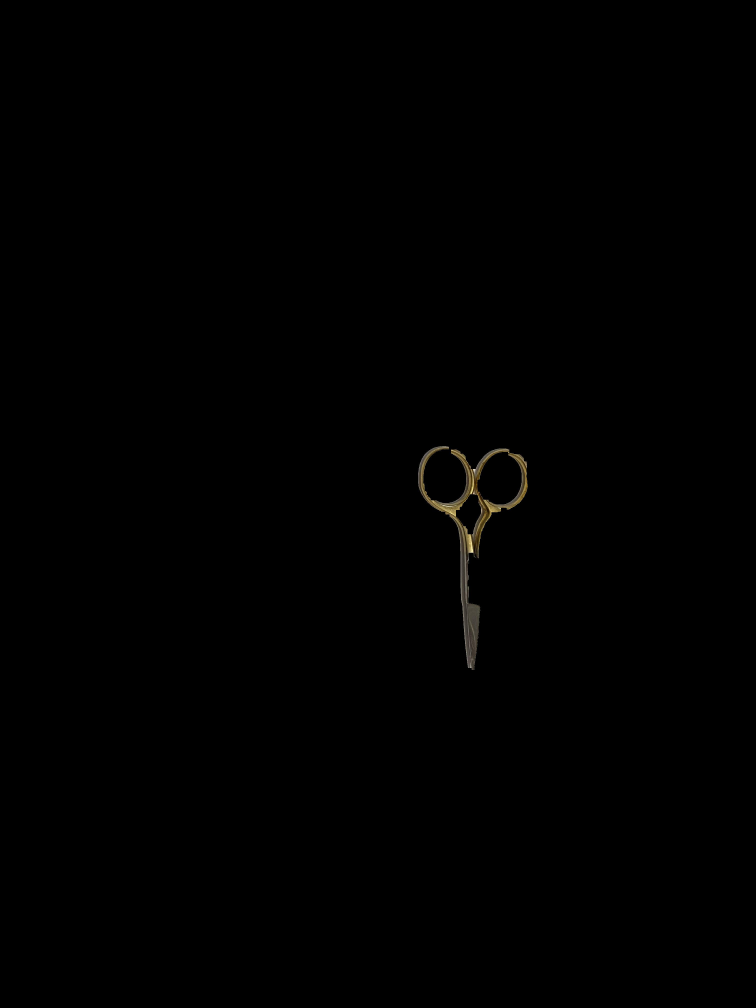
#> input picture 0.jpg, 3024 x 4032 px (shown at 1/4 size)
$ python -i placer.py   (imports and definitions only)
#> lines starting #> are read from the running program, lines starting #| are printed output that depends on the picture; after the words box and inside, x2 and y2 are one past the last pixel; in counts of white or black regions, pixels touching at a corner belong together
#> in run, image is the input picture: shape (4032, 3024, 3); mean B, G, R 0.3, 0.5, 0.6
import cv2
import numpy as np
import shapely.ops as so
from shapely.validation import make_valid
import matplotlib.pyplot as plt
from shapely.geometry import Polygon, LineString
from shapely.affinity import translate, rotate

MIN_AREA = 1000  # площадь, меньше которой обнаруженные маски будут считаться дефектными


def get_edges(image):
    """
    Обнаруживаем границы изображения с помощью детектора Кэнни и морфологических операций
    """
    gray = cv2.cvtColor(image, cv2.COLOR_BGR2GRAY)
    blur = cv2.GaussianBlur(gray, (1, 1), 0)
    edged = cv2.Canny(blur, 100, 400)
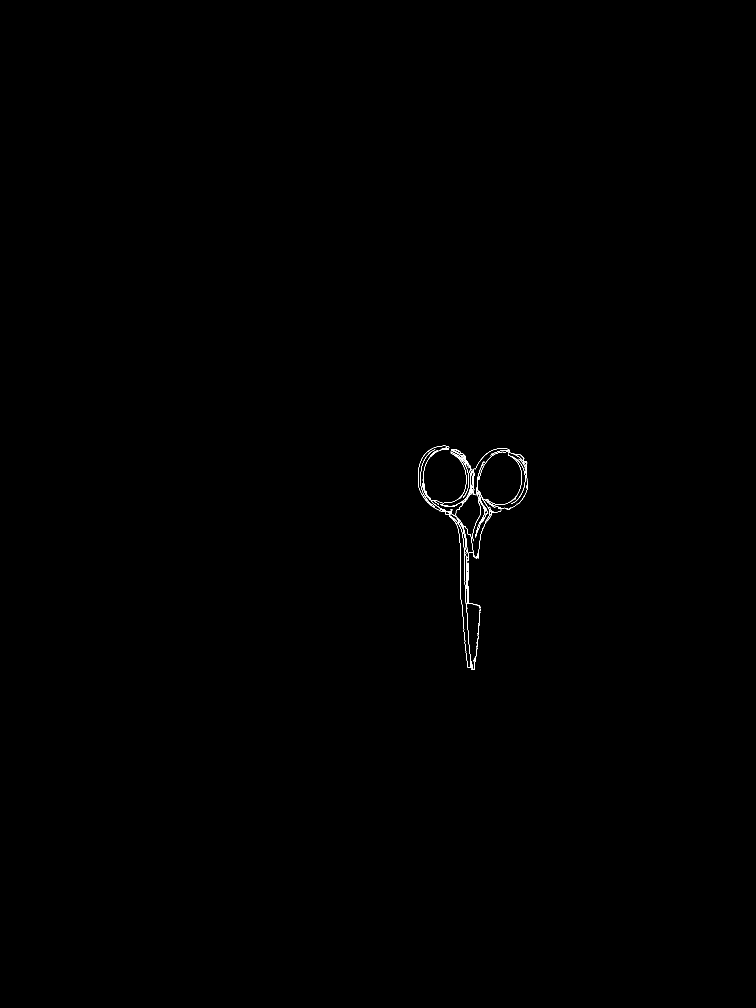
#> edged: shape (4032, 3024) (shown at 1/4 size); 0.08% white in thin lines or dots, all inside (x1, y1, x2, y2) = (1672, 1783, 2112, 2680)
    kernel = cv2.getStructuringElement(cv2.MORPH_RECT, (7, 7))
    return cv2.morphologyEx(edged, cv2.MORPH_CLOSE, kernel)
#> returned value: shape (4032, 3024); 0.21% white; 1 white region


def get_contours(image):
    """
    Строим контуры на изображении
    """
    closed = get_edges(image)
    contours, _ = cv2.findContours(closed,
                                   cv2.RETR_EXTERNAL,
                                   cv2.CHAIN_APPROX_SIMPLE)
#> contours = 1 contour; box (x1, y1, x2, y2) and area: (1672, 1783, 2112, 2680) 103568
    return contours


def place_object(poly, obj, placed_objects,
                 field_size,
                 shift_step=10,
                 rotate_step=10,
                 min_degree=0,
                 max_degree=180):
    """
    Функция размещения объектов во многоугольнике
    """
    min_x, min_y = -int(obj.centroid.x), -int(obj.centroid.y)
    max_x, max_y = np.array(field_size) - np.array([int(obj.centroid.x), int(obj.centroid.y)])
    intersect_placed = True
    # проходим по х-координатам
    for dx in range(min_x, max_x, shift_step):
        # проходим по у-координатам
        for dy in range(min_y, max_y, shift_step):
            translated = translate(obj, dx, dy)
            # вращаем предмет вокруг себя
            for dr in range(min_degree, max_degree, rotate_step):
                rotated = rotate(translated, -dr, origin='centroid')
                # проверяем помещается ли многоугольник в объект
                if poly.contains(rotated):
                    intersect_placed = False
                for placed in placed_objects:
                    # если объект пересекается с другими размещенным объектом
                    # место во многоугольнике не найдено
                    if placed.intersection(rotated).area > 0:
                        intersect_placed = True
                        break
                # если все хорошо, то добавляем его в массив размещенных объектов
                if not intersect_placed:
                    placed_objects.append(rotated)
                    return True
    return False


def check_diameter(radius, polygon_index):
    """
    Функция проверяет, вмещается ли предмет во многоугольник по габаритам
    """
    for i in range(len(radius)):
        if radius[i] > radius[polygon_index]:
            return False
    return True


def check_area(areas, polygon_index):
    """
    Функция проверяет, вмещаются ли предметы во многоугольник по площади
    """
    sum_obj_area = sum(areas)
    if sum_obj_area < 2 * areas[polygon_index]:
        return True
    return False


def plot_image(contours, image):
    """
    Отображаем изображение с масками на многоугольниках и предметах, а также контурах
    """
    new_image = image.copy()
    for cnt in contours:
        area = cv2.contourArea(cnt)
        if area > MIN_AREA:
            approx = cv2.approxPolyDP(cnt, 0.000001 * cv2.arcLength(cnt, True), True)
            cv2.drawContours(new_image, [approx], 0, (0, 0, 0), 10)
            cv2.fillPoly(new_image, pts=[approx], color=(255, 255, 255))
    ret, thresh = cv2.threshold(new_image, 254, 255, cv2.THRESH_BINARY)
    images = [image, new_image, thresh]
    titles = ['Исходное изображение', 'Изображение с контурами', 'Бинарное изображение']
    for i in range(3):
        plt.subplot(3, 1, i + 1), plt.imshow(images[i], vmin=0, vmax=255)
        plt.title(titles[i])
        plt.xticks([]), plt.yticks([])
    plt.show()


def run(image_path: str, shift_step=10, rotate_step=5):
    """
    Общая функция, которая обрабатывает полученное изображение и запускает алгоритм расстановки
    """
    if image_path.endswith(".png") or image_path.endswith(".jpg") or image_path.endswith(".jpeg"):
        polys = []
        areas = []
        radius = []
        image = cv2.imread(image_path)
        # сортируем предметы в порядке убывания
        contours = sorted(get_contours(image), key=lambda x: cv2.contourArea(x), reverse=True)
        for cnt in contours:
            area = cv2.contourArea(cnt)
            if area > MIN_AREA:
                (_, _), r = cv2.minEnclosingCircle(cnt)
                radius.append(2.0 * r)
                areas.append(area)
                polys.append(cv2.approxPolyDP(cnt, 0.000001 * cv2.arcLength(cnt, True), True))
#> this loop made 1 pass
#> (area, r) on pass 1: (103568.5, 455.7)
#> after the loop, areas = [103568.5]; polys has the same summary as contours in get_contours; radius = [911.5]
        # находим многоугольник по наименьшей у-координате
        polygon_index = np.argmin([np.min(p[:, 0, 1]) for p in polys])
#> polygon_index = 0
        objects = list(map(lambda x: Polygon(x[:, 0, :]),
                           polys[0:polygon_index] + polys[polygon_index + 1:]))
#> objects = []
        polygon = Polygon(polys[polygon_index][:, 0, :])
        # проверяем на вместимость по габаритам
        areas_fit = check_area(areas, polygon_index)
#> in check_area, `sum_obj_area = sum(areas)`: sum_obj_area = 103568.5
#> areas_fit = True

        # и по площади
        diameter_fit = check_diameter(radius, polygon_index)
#> the loop in check_diameter, `for i in range(len(radius)):` made 1 pass
#> diameter_fit = True
        plot_image(contours, image)
#> the loop in plot_image, `for cnt in contours:` made 1 pass
#> in plot_image, `ret, thresh = cv2.threshold(new_image, 254, 255, cv2.THRESH_BINARY)`:
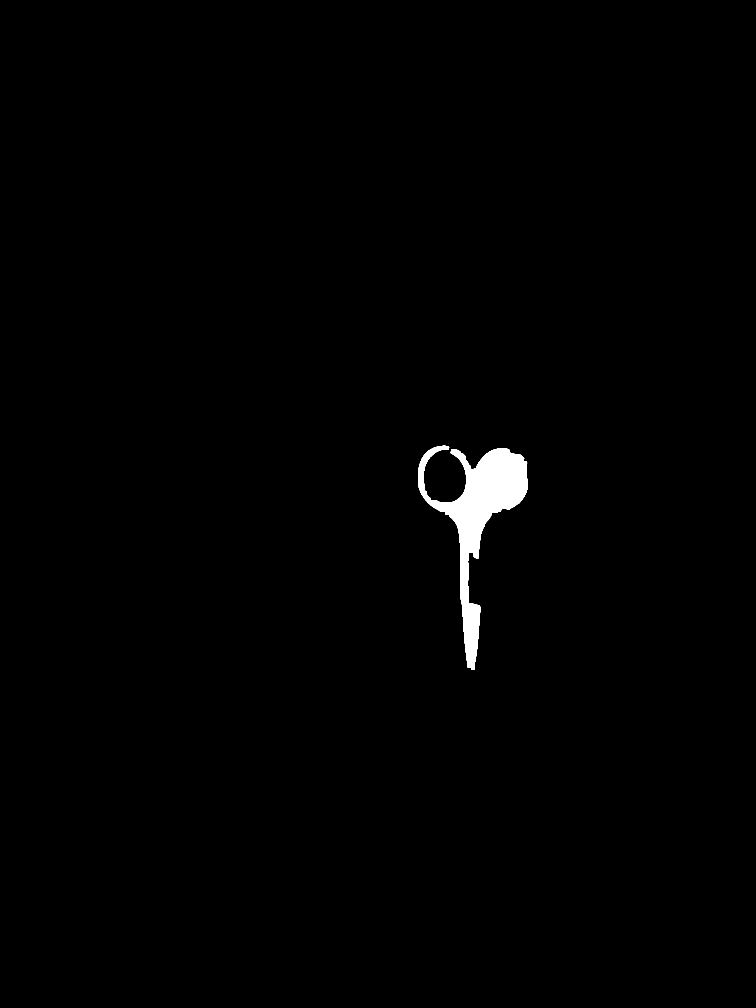
#> thresh: shape (4032, 3024, 3) (shown at 1/4 size); 0.86% white; 1 white region, box (x1, y1, x2, y2) and area: (1672, 1783, 2112, 2680) 105086
#> in plot_image, `plt.show()`:
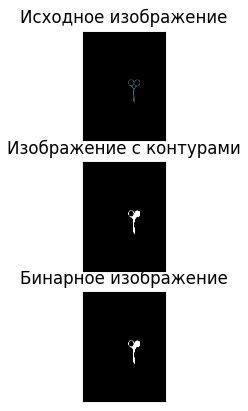
#> figure drawn by matplotlib, 3 panels; B, G, R data is drawn as R, G, B
        result = False
        height, width = image.shape[:2]
#> height = 4032; width = 3024
        # если элементарные проверки пройдены
        if areas_fit and diameter_fit:
            placed_objects = []
            can_fit = True
            for obj in objects:
                # запускаем алгоритм упаковки
                result = place_object(polygon,
                                      make_valid(obj),
                                      placed_objects,
                                      (height, width),
                                      shift_step=shift_step,
                                      rotate_step=rotate_step,
                                      min_degree=0,
                                      max_degree=180)
                if not result:
                    can_fit = False
                    break
#> this loop made 0 passes
            if can_fit:
                plot_placed_objects(placed_objects, polygon)
        return result
    return "Указан неверный путь к изображению"


def plot_placed_objects(placed_objects, polygon):
    """
    Рисуем размещенные предметы
    """
    objs = [obj for obj in placed_objects]
    new_shape = so.unary_union(objs)
    fig, axs = plt.subplots()
    axs.set_aspect('equal', 'datalim')
    if type(new_shape) == Polygon:
        xs, ys = new_shape.exterior.xy
        axs.fill(xs, ys, alpha=1, fc='r', ec='none')
    else:
        for geom in new_shape.geoms:
            if type(geom) == LineString:
                xs, ys = geom.xy
                axs.fill(xs, ys, alpha=1, fc='r', ec='none')
            else:
                xs, ys = geom.exterior.xy
                axs.fill(xs, ys, alpha=1, fc='r', ec='none')
    plt.rcParams["figure.figsize"] = [10.00, 10.00]
    plt.rcParams["figure.autolayout"] = True
    x, y = polygon.exterior.xy
    plt.plot(x, y, c="black")
    plt.show()
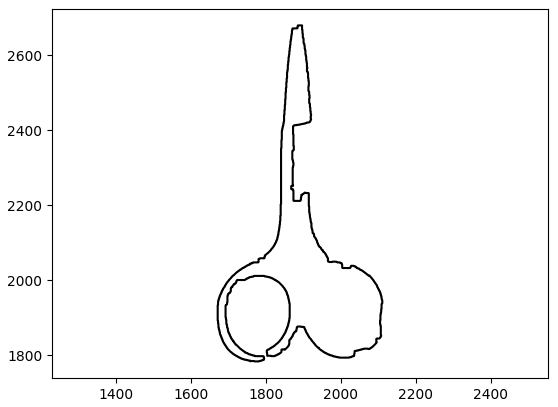
#> figure drawn by matplotlib, 1 panel

>>> result = run('../0.jpg')

$ run again, on 1.jpg
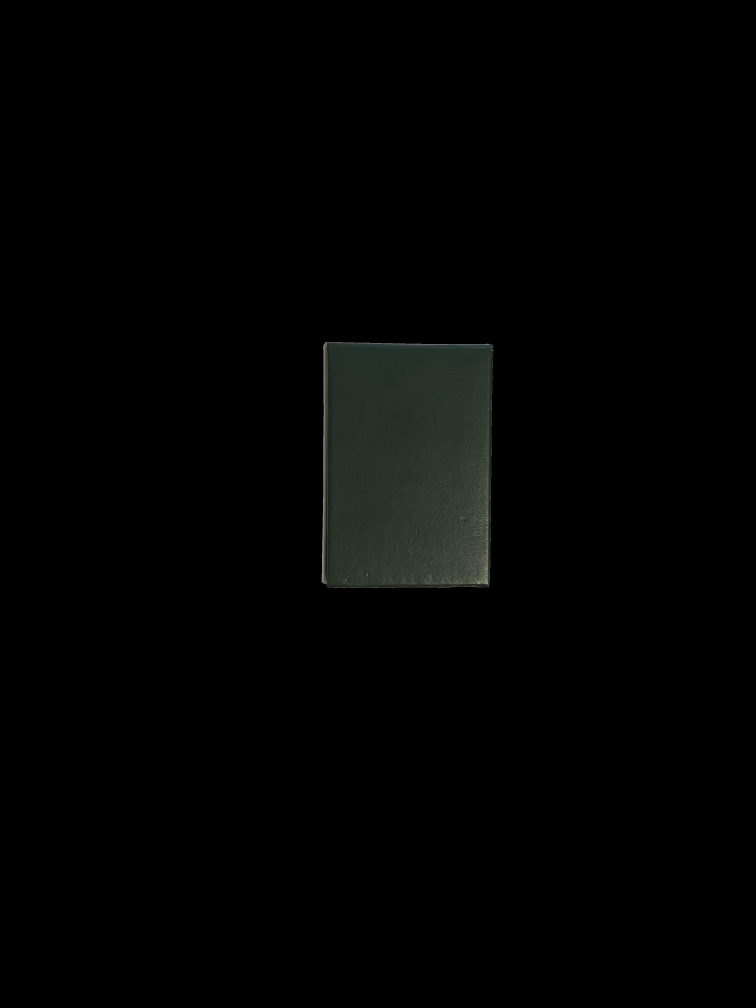
#> input picture 1.jpg, 3024 x 4032 px (shown at 1/4 size)
#> in run, image is the input picture: shape (4032, 3024, 3); mean B, G, R 2.5, 3, 2.5
#> in get_edges, `edged = cv2.Canny(blur, 100, 400)`:
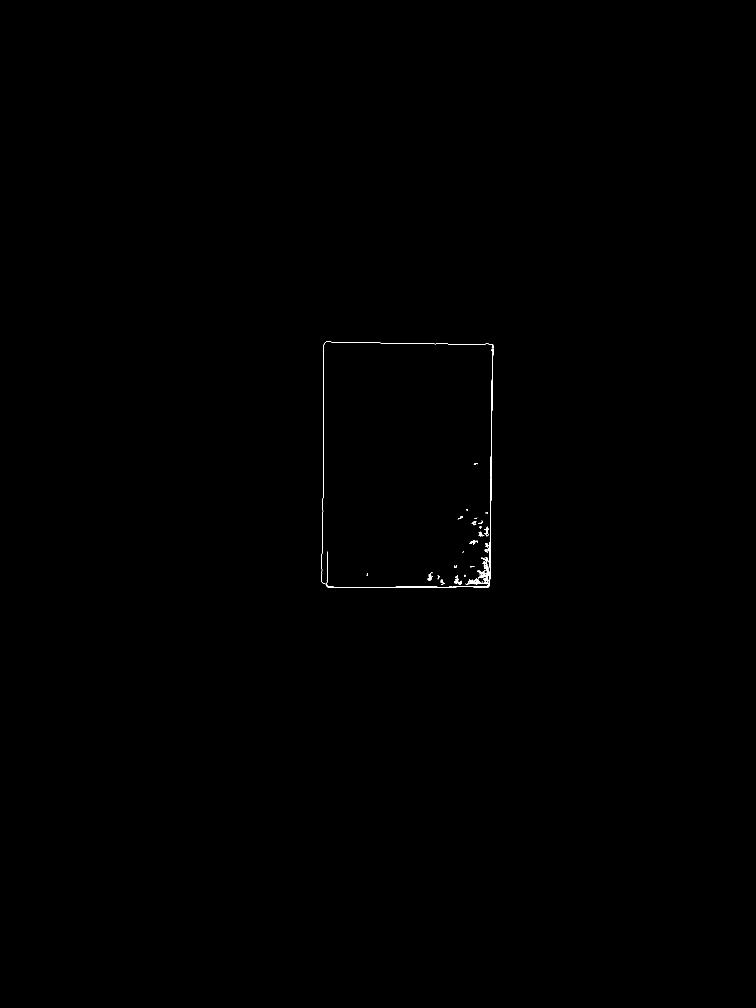
#> edged: shape (4032, 3024) (shown at 1/4 size); 0.06% white in thin lines or dots, all inside (x1, y1, x2, y2) = (1286, 1367, 1975, 2352)
#> in get_contours, `contours, _ = cv2.findContours(closed, cv2.RETR_EXTERNAL, cv2.CHAIN_AP..`: contours = 1 contour; box (x1, y1, x2, y2) and area: (1286, 1367, 1975, 2352) 657801
#> the loop in run, `for cnt in contours:` made 1 pass
#> (area, r) on pass 1: (657801, 588.7)
#> after the loop in run, `for cnt in contours:`: areas = [657801]; polys has the same summary as contours in get_contours; radius = [1177.4]
#> polygon_index = 0
#> objects = []
#> sum_obj_area = 657801
#> areas_fit = True
#> the loop in check_diameter, `for i in range(len(radius)):` made 1 pass
#> the loop in plot_image, `for cnt in contours:` made 1 pass
#> thresh: shape (4032, 3024, 3); 5.4% white; 1 white region, box (x1, y1, x2, y2) and area: (1286, 1367, 1975, 2352) 659439
#> in plot_placed_objects, `plt.show()`:
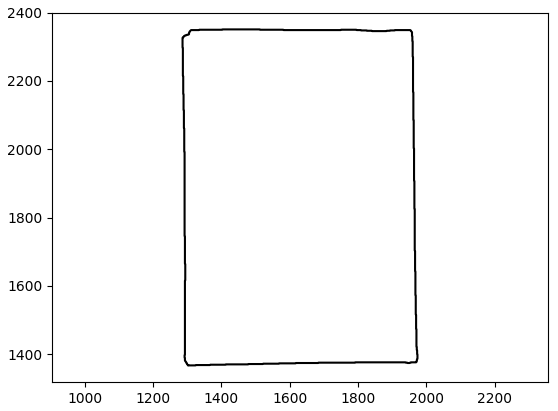
#> figure drawn by matplotlib, 1 panel
